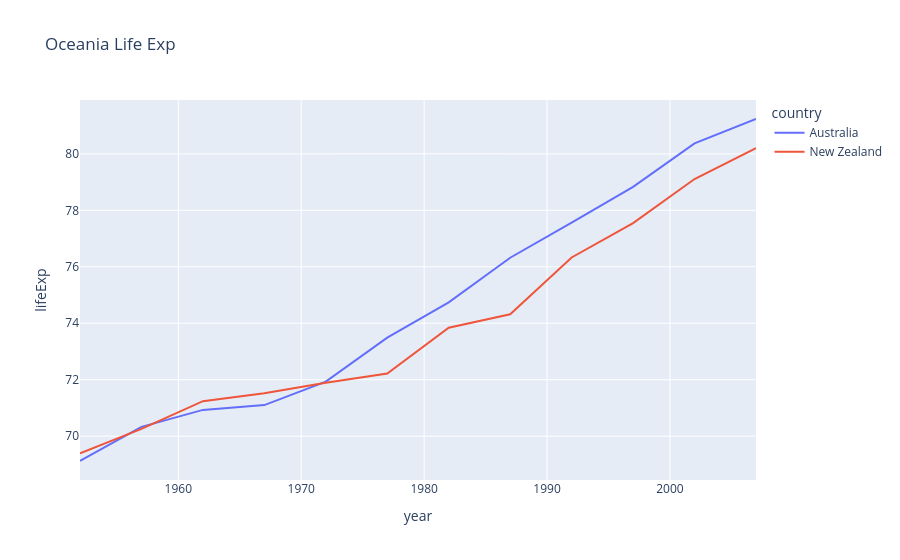

This figure's notebook cell:
### Code cell
px.line(df.query("continent == 'Oceania'"),x='year', y='lifeExp', color='country', title='Oceania Life Exp').show()

### Figure 1 — Plotly figure (JSON) as saved in the notebook; plotly's stock layout.template omitted (floating-point values rounded to 4 significant figures)
{"data": [{"hovertemplate": "country=Australia<br>year=%{x}<br>lifeExp=%{y}<extra></extra>", "legendgroup": "Australia", "line": {"color": "#636efa", "dash": "solid"}, "marker": {"symbol": "circle"}, "mode": "lines", "name": "Australia", "orientation": "v", "showlegend": true, "type": "scatter", "x": [1952, 1957, 1962, 1967, 1972, 1977, 1982, 1987, 1992, 1997, 2002, 2007], "xaxis": "x", "y": [69.12, 70.33, 70.93, 71.1, 71.93, 73.49, 74.74, 76.32, 77.56, 78.83, 80.37, 81.23], "yaxis": "y"}, {"hovertemplate": "country=New Zealand<br>year=%{x}<br>lifeExp=%{y}<extra></extra>", "legendgroup": "New Zealand", "line": {"color": "#EF553B", "dash": "solid"}, "marker": {"symbol": "circle"}, "mode": "lines", "name": "New Zealand", "orientation": "v", "showlegend": true, "type": "scatter", "x": [1952, 1957, 1962, 1967, 1972, 1977, 1982, 1987, 1992, 1997, 2002, 2007], "xaxis": "x", "y": [69.39, 70.26, 71.24, 71.52, 71.89, 72.22, 73.84, 74.32, 76.33, 77.55, 79.11, 80.2], "yaxis": "y"}], "layout": {"autosize": true, "legend": {"title": {"text": "country"}, "tracegroupgap": 0}, "title": {"text": "Oceania Life Exp"}, "xaxis": {"anchor": "y", "autorange": true, "domain": [0, 1], "range": [1952, 2007], "title": {"text": "year"}, "type": "linear"}, "yaxis": {"anchor": "x", "autorange": true, "domain": [0, 1], "range": [68.45, 81.91], "title": {"text": "lifeExp"}, "type": "linear"}}}
